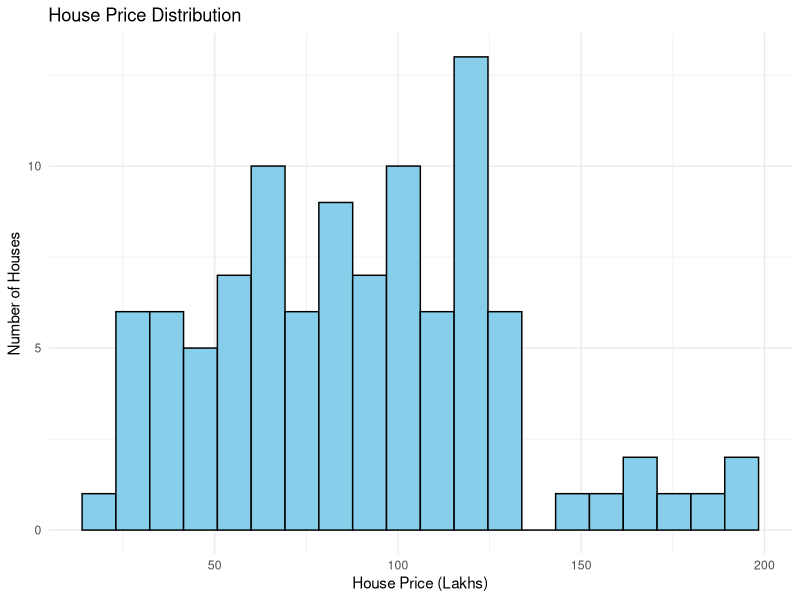
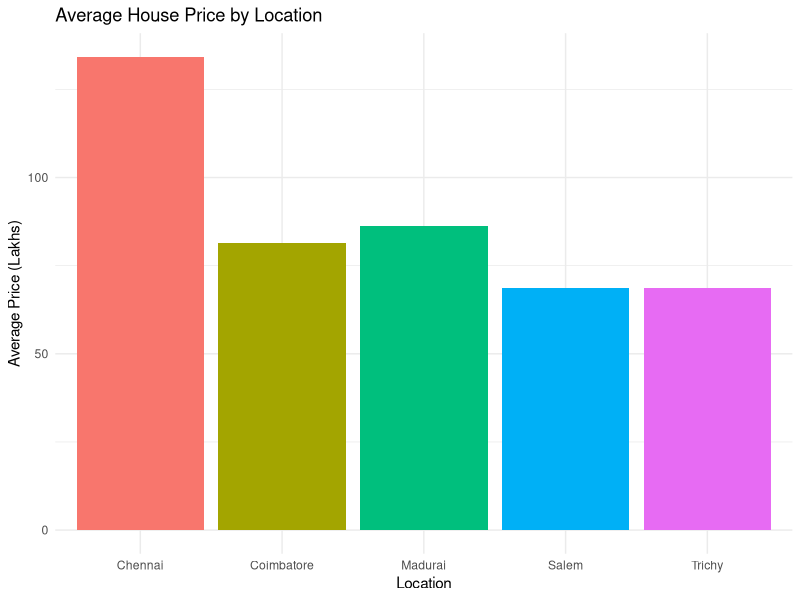
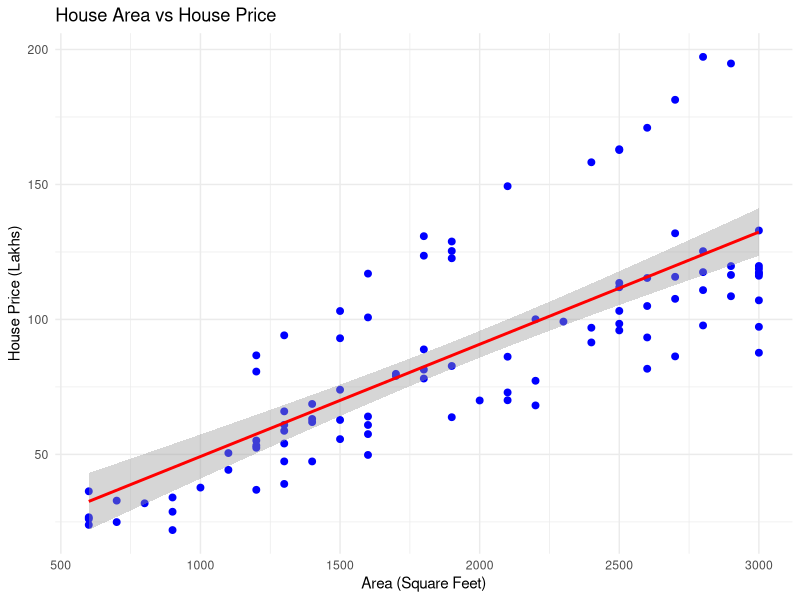
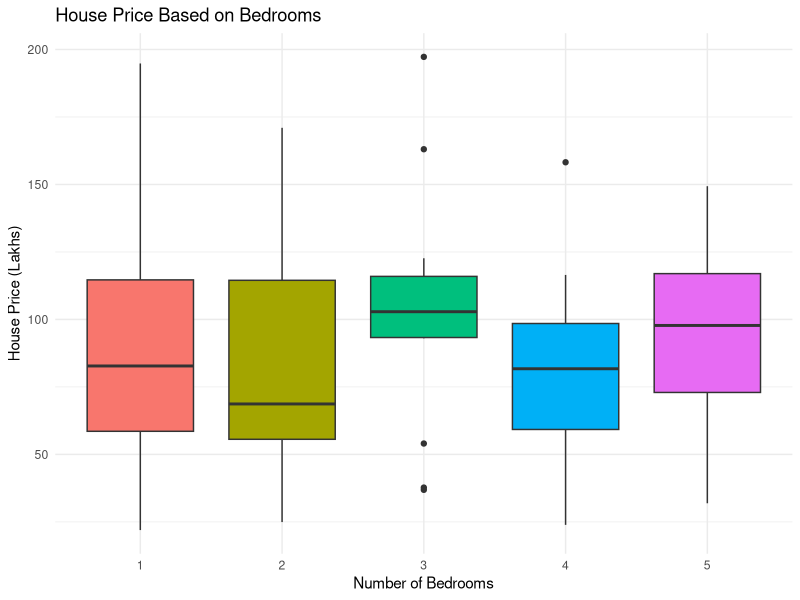
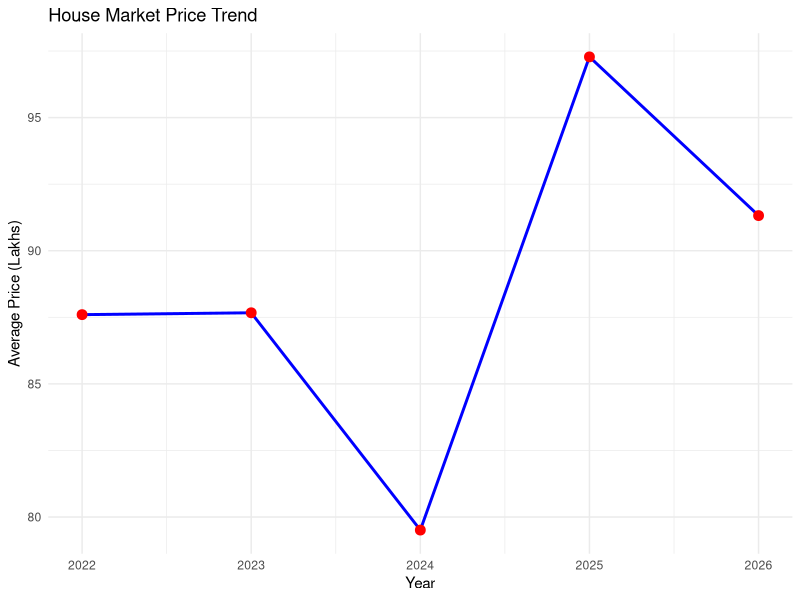
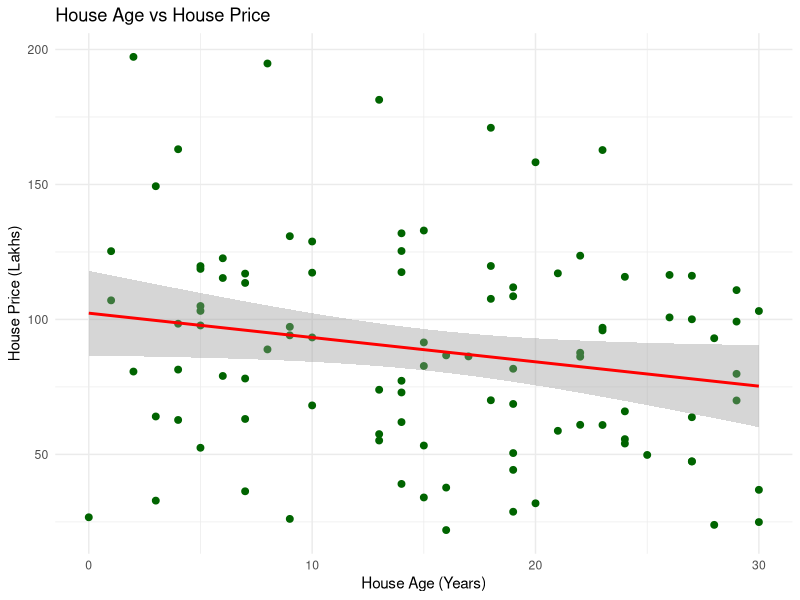
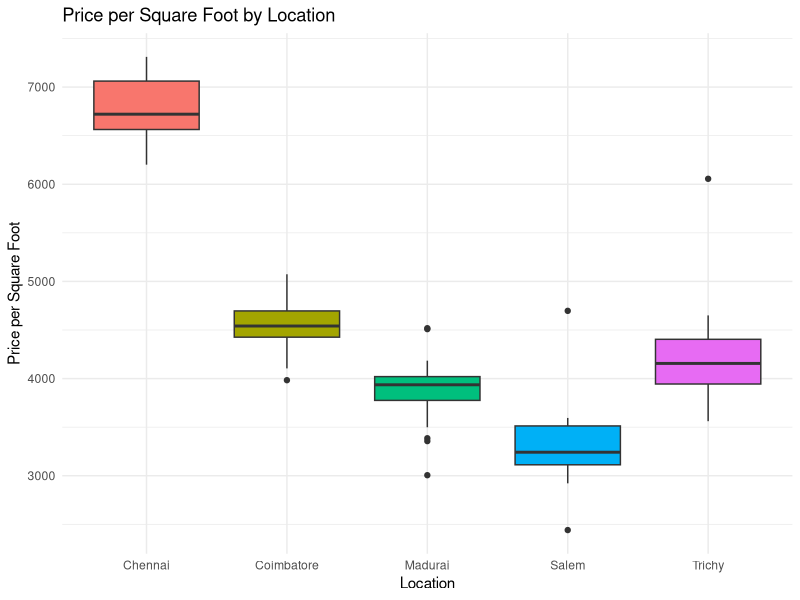
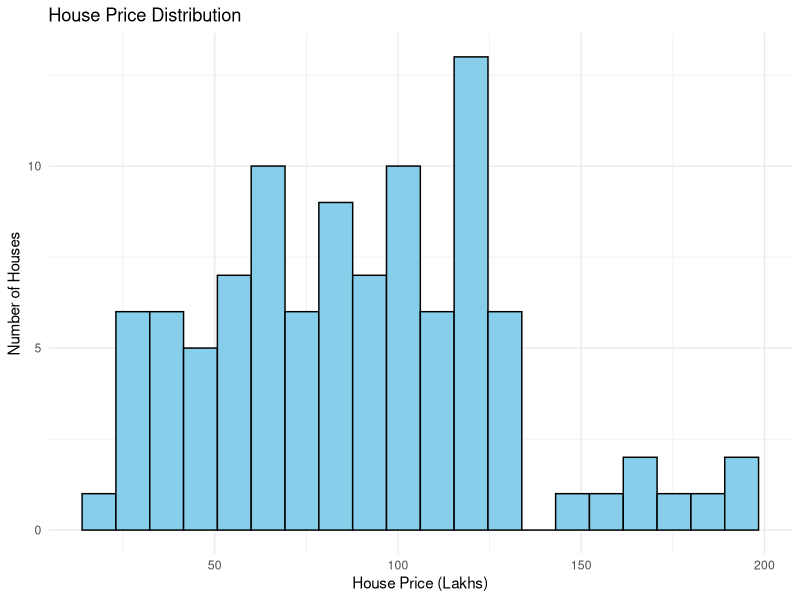

These figures' R source, in order:

# ==================================================
# PROJECT: HOUSE MARKET TRENDS ANALYSIS USING R
# ==================================================

# 1. Load Packages
library(ggplot2)
library(dplyr)
library(tidyr)
library(lubridate)

# 2. Create Output Folder
output_folder <- "House_Market_Output"

if (!dir.exists(output_folder)) {
  dir.create(output_folder)
}

# 3. Generate Sample Dataset (100 Houses)
set.seed(123)

n <- 100

locations <- c(
  "Coimbatore",
  "Chennai",
  "Madurai",
  "Salem",
  "Trichy"
)

house_data <- data.frame(
  House_ID = 1:n,
  
  Location = sample(
    locations, n, replace = TRUE
  ),
  
  Area_sqft = sample(
    seq(600, 3000, by = 100),
    n, replace = TRUE
  ),
  
  Bedrooms = sample(
    1:5, n, replace = TRUE
  ),
  
  Bathrooms = sample(
    1:4, n, replace = TRUE
  ),
  
  House_Age = sample(
    0:30, n, replace = TRUE
  ),
  
  Sale_Date = sample(
    seq.Date(
      as.Date("2022-01-01"),
      as.Date("2026-09-01"),
      by = "month"
    ),
    n, replace = TRUE
  )
)

# 4. Generate Sample House Prices
location_rate <- c(
  "Coimbatore" = 4500,
  "Chennai" = 6500,
  "Madurai" = 3800,
  "Salem" = 3200,
  "Trichy" = 4000
)

house_data <- house_data %>%
  mutate(
    Base_Rate = location_rate[Location],
    
    House_Price =
      Area_sqft * Base_Rate +
      Bedrooms * 150000 +
      Bathrooms * 100000 -
      House_Age * 25000 +
      as.numeric(Sale_Date - min(Sale_Date)) * 8 +
      rnorm(n, mean = 0, sd = 400000),
    
    House_Price = round(
      pmax(House_Price, 500000)
    ),
    
    Price_Lakhs = round(
      House_Price / 100000, 2
    ),
    
    Price_Per_Sqft = round(
      House_Price / Area_sqft, 2
    )
  ) %>%
  select(-Base_Rate)

# 5. Display Dataset
cat("HOUSE MARKET DATASET\n")
print(head(house_data, 10))

cat("\nDATA SUMMARY\n")
print(summary(house_data))

# 6. Check Missing Values
cat("\nMISSING VALUES\n")
print(colSums(is.na(house_data)))

# 7. Data Cleaning
house_data <- house_data %>%
  drop_na() %>%
  filter(
    Area_sqft > 0,
    House_Price > 0,
    Bedrooms > 0
  )

# 8. Overall Market Statistics
market_summary <- house_data %>%
  summarise(
    Total_Houses = n(),
    Average_Price = round(mean(House_Price), 2),
    Maximum_Price = max(House_Price),
    Minimum_Price = min(House_Price),
    Average_Area = round(mean(Area_sqft), 2),
    Average_Price_Per_Sqft =
      round(mean(Price_Per_Sqft), 2)
  )

cat("\nOVERALL MARKET SUMMARY\n")
print(market_summary)

# 9. Location-wise Analysis
location_summary <- house_data %>%
  group_by(Location) %>%
  summarise(
    Total_Houses = n(),
    Average_Price_Lakhs =
      round(mean(Price_Lakhs), 2),
    Maximum_Price_Lakhs =
      round(max(Price_Lakhs), 2),
    Average_Area =
      round(mean(Area_sqft), 2),
    Average_Price_Per_Sqft =
      round(mean(Price_Per_Sqft), 2),
    .groups = "drop"
  )

cat("\nLOCATION-WISE HOUSE ANALYSIS\n")
print(location_summary)

# 10. Year-wise Market Trends
year_summary <- house_data %>%
  mutate(Year = year(Sale_Date)) %>%
  group_by(Year) %>%
  summarise(
    Total_Sales = n(),
    Average_Price_Lakhs =
      round(mean(Price_Lakhs), 2),
    .groups = "drop"
  )

cat("\nYEAR-WISE MARKET TRENDS\n")
print(year_summary)

# 11. Bedroom-wise Analysis
bedroom_summary <- house_data %>%
  group_by(Bedrooms) %>%
  summarise(
    Average_Price_Lakhs =
      round(mean(Price_Lakhs), 2),
    Number_of_Houses = n(),
    .groups = "drop"
  )

print(bedroom_summary)

# ==================================================
# 12. VISUALIZATION
# ==================================================

# Graph 1: House Price Distribution
p1 <- ggplot(
  house_data,
  aes(Price_Lakhs)
) +
  geom_histogram(
    bins = 20,
    fill = "skyblue",
    color = "black"
  ) +
  labs(
    title = "House Price Distribution",
    x = "House Price (Lakhs)",
    y = "Number of Houses"
  ) +
  theme_minimal()

print(p1)

ggsave(
  file.path(output_folder, "House_Price_Distribution.png"),
  p1, width = 8, height = 5
)

# Graph 2: Location-wise Average House Price
p2 <- ggplot(
  location_summary,
  aes(Location, Average_Price_Lakhs, fill = Location)
) +
  geom_col() +
  labs(
    title = "Average House Price by Location",
    x = "Location",
    y = "Average Price (Lakhs)"
  ) +
  theme_minimal() +
  theme(legend.position = "none")

print(p2)

ggsave(
  file.path(output_folder, "Location_Price_Comparison.png"),
  p2, width = 8, height = 5
)

# Graph 3: House Area vs Price
p3 <- ggplot(
  house_data,
  aes(Area_sqft, Price_Lakhs)
) +
  geom_point(color = "blue", size = 2) +
  geom_smooth(
    method = "lm",
    color = "red",
    se = TRUE
  ) +
  labs(
    title = "House Area vs House Price",
    x = "Area (Square Feet)",
    y = "House Price (Lakhs)"
  ) +
  theme_minimal()

print(p3)

ggsave(
  file.path(output_folder, "Area_vs_Price.png"),
  p3, width = 8, height = 5
)

# Graph 4: Bedroom-wise Price
p4 <- ggplot(
  house_data,
  aes(
    factor(Bedrooms),
    Price_Lakhs,
    fill = factor(Bedrooms)
  )
) +
  geom_boxplot() +
  labs(
    title = "House Price Based on Bedrooms",
    x = "Number of Bedrooms",
    y = "House Price (Lakhs)"
  ) +
  theme_minimal() +
  theme(legend.position = "none")

print(p4)

ggsave(
  file.path(output_folder, "Bedroom_Price_Analysis.png"),
  p4, width = 8, height = 5
)

# Graph 5: Year-wise Price Trend
p5 <- ggplot(
  year_summary,
  aes(Year, Average_Price_Lakhs)
) +
  geom_line(
    color = "blue",
    linewidth = 1
  ) +
  geom_point(size = 3, color = "red") +
  labs(
    title = "House Market Price Trend",
    x = "Year",
    y = "Average Price (Lakhs)"
  ) +
  theme_minimal()

print(p5)

ggsave(
  file.path(output_folder, "Yearly_Price_Trend.png"),
  p5, width = 8, height = 5
)

# Graph 6: House Age vs Price
p6 <- ggplot(
  house_data,
  aes(House_Age, Price_Lakhs)
) +
  geom_point(color = "darkgreen", size = 2) +
  geom_smooth(
    method = "lm",
    color = "red"
  ) +
  labs(
    title = "House Age vs House Price",
    x = "House Age (Years)",
    y = "House Price (Lakhs)"
  ) +
  theme_minimal()

print(p6)

ggsave(
  file.path(output_folder, "Age_vs_Price.png"),
  p6, width = 8, height = 5
)

# Graph 7: Price per Square Foot by Location
p7 <- ggplot(
  house_data,
  aes(Location, Price_Per_Sqft, fill = Location)
) +
  geom_boxplot() +
  labs(
    title = "Price per Square Foot by Location",
    x = "Location",
    y = "Price per Square Foot"
  ) +
  theme_minimal() +
  theme(legend.position = "none")

print(p7)

ggsave(
  file.path(output_folder, "Price_Per_Sqft.png"),
  p7, width = 8, height = 5
)

# ==================================================
# 13. CORRELATION ANALYSIS
# ==================================================

correlation_data <- house_data %>%
  select(
    Area_sqft,
    Bedrooms,
    Bathrooms,
    House_Age,
    House_Price,
    Price_Per_Sqft
  )

correlation_matrix <- cor(correlation_data)

cat("\nCORRELATION MATRIX\n")
print(round(correlation_matrix, 2))

# ==================================================
# 14. LINEAR REGRESSION MODEL
# ==================================================

# Split data into training and testing sets
set.seed(123)

train_index <- sample(
  seq_len(nrow(house_data)),
  size = floor(0.8 * nrow(house_data))
)

train_data <- house_data[train_index, ]
test_data <- house_data[-train_index, ]

# Build regression model
model <- lm(
  House_Price ~ Area_sqft +
    Bedrooms +
    Bathrooms +
    House_Age +
    Location +
    Sale_Date,
  data = train_data
)

cat("\nREGRESSION MODEL SUMMARY\n")
print(summary(model))

# Predict test data prices
predicted_price <- predict(
  model,
  newdata = test_data
)

# Calculate model performance
actual_price <- test_data$House_Price

MAE <- mean(
  abs(actual_price - predicted_price)
)

RMSE <- sqrt(
  mean((actual_price - predicted_price)^2)
)

R2 <- 1 -
  sum((actual_price - predicted_price)^2) /
  sum((actual_price - mean(actual_price))^2)

cat("\nMODEL PERFORMANCE\n")
cat("MAE:", round(MAE, 2), "\n")
cat("RMSE:", round(RMSE, 2), "\n")
cat("R-squared:", round(R2, 3), "\n")

# ==================================================
# 15. NEW HOUSE PRICE PREDICTION
# ==================================================

new_house <- data.frame(
  Area_sqft = 1500,
  Bedrooms = 3,
  Bathrooms = 2,
  House_Age = 5,
  Location = "Coimbatore",
  Sale_Date = as.Date("2026-10-01")
)

predicted_house_price <- predict(
  model,
  newdata = new_house
)

cat("\nNEW HOUSE PRICE PREDICTION\n")
cat(
  "Predicted House Price: Rs.",
  round(predicted_house_price, 2),
  "\n"
)

cat(
  "Predicted Price in Lakhs:",
  round(predicted_house_price / 100000, 2),
  "\n"
)

# ==================================================
# 16. EXPORT DATA AND REPORTS
# ==================================================

write.csv(
  house_data,
  file.path(output_folder, "House_Market_Dataset.csv"),
  row.names = FALSE
)

write.csv(
  market_summary,
  file.path(output_folder, "Market_Summary.csv"),
  row.names = FALSE
)

write.csv(
  location_summary,
  file.path(output_folder, "Location_Analysis.csv"),
  row.names = FALSE
)

write.csv(
  year_summary,
  file.path(output_folder, "Yearly_Market_Trends.csv"),
  row.names = FALSE
)

write.csv(
  bedroom_summary,
  file.path(output_folder, "Bedroom_Analysis.csv"),
  row.names = FALSE
)

write.csv(
  as.data.frame(correlation_matrix),
  file.path(output_folder, "Correlation_Matrix.csv")
)

prediction_report <- data.frame(
  Actual_Price = actual_price,
  Predicted_Price = round(predicted_price, 2)
)

write.csv(
  prediction_report,
  file.path(output_folder, "Prediction_Report.csv"),
  row.names = FALSE
)

capture.output(
  summary(model),
  file = file.path(output_folder, "Regression_Report.txt")
)

# Save model performance
model_metrics <- data.frame(
  Metric = c("MAE", "RMSE", "R_Squared"),
  Value = c(MAE, RMSE, R2)
)

write.csv(
  model_metrics,
  file.path(output_folder, "Model_Performance.csv"),
  row.names = FALSE
)

# ==================================================
# 17. FINAL RESULT
# ==================================================

cat("\n====================================\n")
cat("HOUSE MARKET TRENDS ANALYSIS COMPLETED\n")
cat("====================================\n")

cat("Total Houses:", nrow(house_data), "\n")

cat(
  "Average House Price (Lakhs):",
  round(mean(house_data$Price_Lakhs), 2),
  "\n"
)

cat(
  "Maximum House Price (Lakhs):",
  max(house_data$Price_Lakhs),
  "\n"
)

cat(
  "Minimum House Price (Lakhs):",
  min(house_data$Price_Lakhs),
  "\n"
)

cat("Output Folder:", output_folder, "\n")
cat("Graphs, reports and prediction files saved.\n")
cat("====================================\n")
